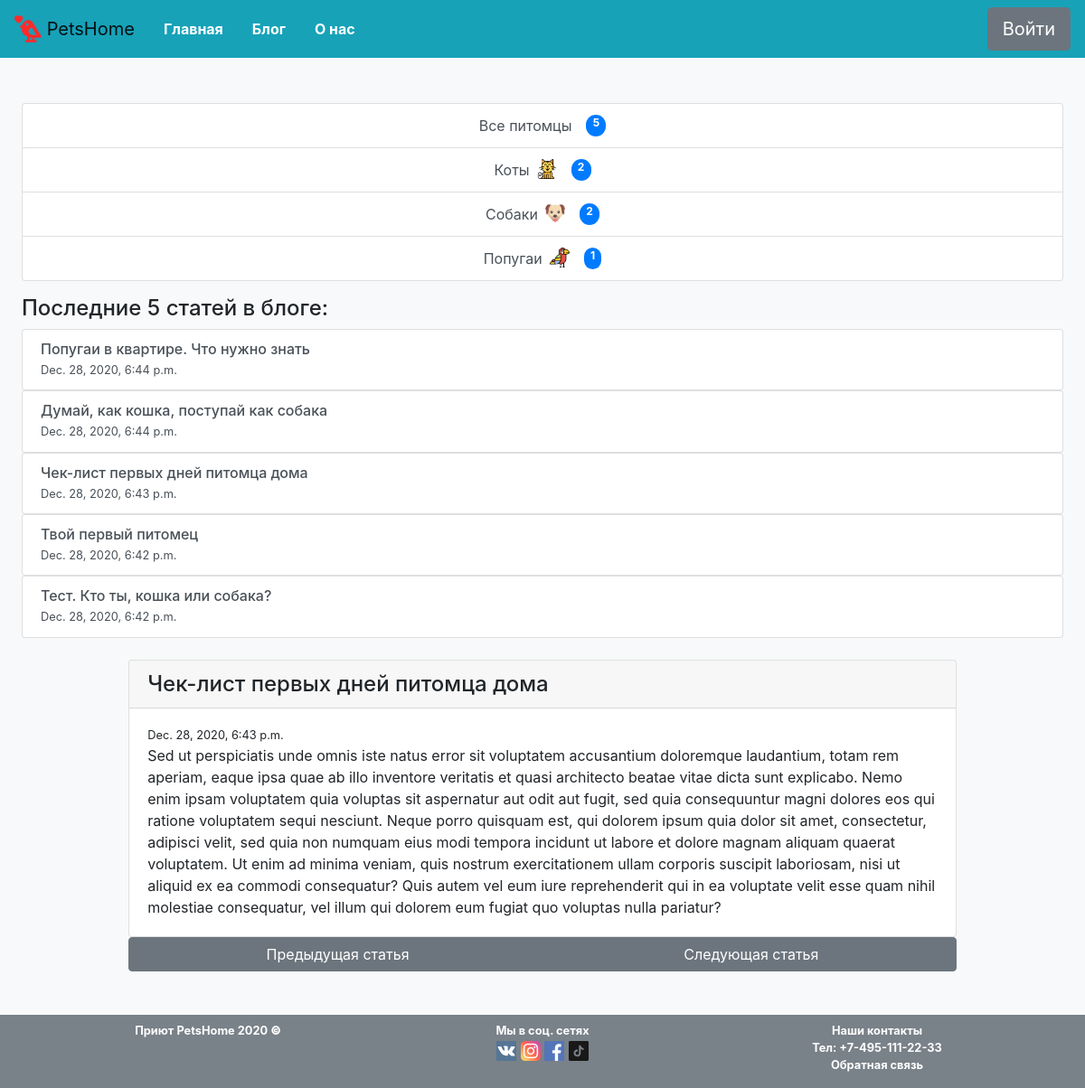
The app's page /blog/5 with its own data.
### pets/models.py (models this page shows, shortened)
class Animal (models.Model):
    CAT = 'Коты'
    DOG = 'Собаки'
    PARROT = 'Попугаи'
    ANIMAL_TYPE = [
        (CAT,'Коты'),
        (DOG, 'Собаки'),
        (PARROT, 'Попугаи'),
    ]
    type = models.CharField(max_length= 30, choices=ANIMAL_TYPE, verbose_name='Тип животного')
    icon = models.ImageField(upload_to='animal_icons/%Y/%m/%d', blank=True, verbose_name='Иконка животного')
    slug = models.SlugField(default='', unique=True)

class Pet (models.Model):
    MALE = 'Мальчик'
    FEMALE = 'Девочка'
    PET_SEX = [
        (MALE,'Мальчик'),
        (FEMALE, 'Девочка'),
    ]
    nickname = models.CharField(max_length=80, verbose_name='Кличка питомца')
    sex = models.CharField (max_length = 10, choices= PET_SEX, verbose_name='Пол питомца')
    breed = models.ForeignKey(Breed, on_delete= models.CASCADE, verbose_name='Порода питомца')
    description = models.TextField(verbose_name='Описание')
    date_enter = models.DateField(default=datetime.date.today(), verbose_name='Дата поступления')
    type = models.ForeignKey(Animal, on_delete=models.CASCADE, verbose_name='Тип питомца')
    year = models.SmallIntegerField(verbose_name='Возраст питомца')
    photo = models.ImageField(upload_to='pet_images/%Y/%m/%d', blank=True, verbose_name='Фото питомца')
    like = models.SmallIntegerField (default=0, verbose_name='Лайки')
    vetpasport = models.BooleanField(default= False,verbose_name='Наличие ветпаспорта у питомца')

class Blog (models.Model):
    title = models.CharField(max_length= 200, verbose_name='Название статьи')
    date = models.DateTimeField(default=timezone.now, verbose_name='Дата опубликования')
    blogpost = models.TextField(verbose_name='Текст сообщения')
    small_decc = models.CharField(max_length = 50, blank=True, verbose_name='Короткий текст сообщения')

### pets/views.py (the view)
# urls.py: path('blog/<int:pk>', views.BlogDetailView.as_view(), name='blog'),
class BlogDetailView(DetailView):
    model = models.Blog
    template_name = 'blogpost.html'
    def get_context_data(self, **kwargs):
        context = super().get_context_data(**kwargs)
        context["animal"] = models.Animal.objects.all()
        context["pets_count"] = models.Pet.objects.all()
        context["blog5"] = models.Blog.objects.all().order_by('-pk')[:5]
        return context

### pets/templatetags/poll_extras.py (called while the page is built)
def add_plus(value):
    return int(value) + 1

def add_minus(value):
    return int(value) - 1

### pets/templates/blogpost.html
{% extends 'base.html' %}
{% load poll_extras %}
{% block main %}
    <div class="col-10 d-flex flex-column">
        <div class="card ">
            <h4 class="card-header">{{ object.title }}</h4>
            <div class="card-body">
                <small>{{object.date}}</small>
                <p class="card-text">{{object.blogpost}}</p>
            </div>
        </div>
        <div class="btn-group d-flex flex-row" role="group" aria-label="Basic example">
            <a href="/blog/{{ object.pk | add_minus }}" class="text-white btn btn-secondary">Предыдущая статья</a>
            <a href="/blog/{{ object.pk | add_plus }}" class="text-white btn btn-secondary">Следующая статья</a>
        </div>
    </div>
{% endblock %}

### pets/templates/base.html (shortened to what this page needs)
{% load static %}
<html lang="ru">
<head>
    {% block bootstrap_header %}
    <link rel="stylesheet" href="https://cdn.jsdelivr.net/npm/bootstrap@4.5.3/dist/css/bootstrap.min.css">
    {% endblock bootstrap_header %}
    <link rel="stylesheet" href='{% static "CSS\main.css" %}'>
</head>
<body>
    <header>
        <nav class="navbar navbar-expand-lg navbar-light bg-info d-flex flex-wrap">
            <a class="navbar-brand" href="/">
                <img src="{% static 'Images/love-birds2.png' %}" width="30" height="30" class="d-inline-block align-top " alt="">
                PetsHome
              </a>
            <div class="collapse navbar-collapse justify-content-center d-flex flex-wrap" >
                <ul class="nav mr-auto justify-content-center">
                    <li class="nav-item active">
                        <a class="nav-link text-white font-weight-bold" href="/">Главная<span class="sr-only">(current)</span></a>
                    </li>
                    <li class="nav-item">
                        <a class="nav-link text-white font-weight-bold" href="/blog/">Блог</a>
                    </li>
                    <li class="nav-item">
                        <a class="nav-link text-white font-weight-bold" href="/aboutus/">О нас</a>
                    </li>
                </ul>
                <form class="form-inline my-2 my-lg-0">
                    <button class="btn btn-secondary btn-lg my-2 my-sm-0" type="submit">Войти</button>
                </form>
            </div>
        </nav>
    </header>
    <main>
        <div class="row main-wrap mb-5 d-flex flex-wrap">
            <div class="col-2 menu-block-size">
                <div class="list-group mb-3">
                    <a href="/" class="list-group-item list-group-item-action d-flex justify-content-between ">
                      Все питомцы
                      <span class=" ml-3 badge badge-primary badge-pill">{{ pets_count|length }}</span>
                    </a>
                    {% for pet in animal %}
                    <a href="/pets/{{ pet.slug }}" id="{{ pet.type }}" class=" list-group-item list-group-item-action d-flex justify-content-between">
                    {{ pet.type }}
                        <img class="mr-3 ml-2" src='{{ pet.icon.url }}' style="height: 22px; width: 22px">
                        <span class="badge badge-primary badge-pill">{{ pet.pet_set.all|length }}</span>
                    {% endfor %}
                    </a>
                </div>
                <div class="mb-4">
                    <h4 class="h4">Последние 5 статей в блоге:</h4>
                    {% for blog in blog5  %}
                    <div class="list-group">
                        <a href="/blog/{{ blog.pk }}" class="list-group-item list-group-item-action flex-column align-items-start">
                        <div class="d-flex w-100 flex-column">
                            <h6 class="h6 mb-1">{{ blog.title }}</h6>
                            <small>{{ blog.date }}</small>
                        </div>
                        </a>
                    </div>
                    {% endfor %}
                </div>
            </div>
            {% block main %}
            {% endblock %}
        </div>
    </main>
    <footer class="bg-secondary" style="opacity: 0.9;" >
        <div class="container footer-container d-flex flex-row flex-wrap pt-2 ">
            <small class="col-4 text-white text-center font-weight-bold footer-wrap-size mb-3">Приют PetsHome 2020 <strong>&copy;</strong></small>
            <div class="col-4 text-white text-center d-flex flex-column footer-wrap-size mb-3">
                <small class="text-white text-center font-weight-bold">Мы в соц. сетях</small>
                <div class="social ">
                    <a href="#"><img src="{% static 'Images\vk.svg' %}" style="height: 22px; width: 22px" alt='VK'></a>
                    <a href="#"><img src="{% static 'Images\instagram.svg' %}" style="height: 22px; width: 22px" alt='instagram'></a>
                    <a href="#"><img src="{% static 'Images\facebook.svg' %}" style="height: 22px; width: 22px" alt='facebook'></a>
                    <a href="#"><img src="{% static 'Images\tiktok.svg' %}" style="height: 22px; width: 22px" alt='tiktok'></a>
                </div>
            </div>
            <address class="col-4 d-flex flex-column footer-wrap-size mb-3">
                <small class="text-white text-center font-weight-bold">
                    Наши контакты</br>
                    Тел: +7-495-111-22-33</br>
                    <a href="mailto:#" class="text-white text-center">Обратная связь</a>
                </small>
            </address>
        </div>
    </footer>
</body>
</html>

### asset/CSS/main.css (style rules this page uses)
.main-wrap { margin-top: 50px; }
body { background-color: #F8F9FA; }
main { margin: 0 2vw; background-color:#F8F9FA; }
li { list-style-type: none; }
.menu-block-size { min-width: 200px; }
.footer-wrap-size { min-width: 168px; }
@media screen and (max-width: 1236px) { .col-2 { flex: 0 0 80%; max-width: 80%; margin: 0 auto; } }
@media screen and (max-width: 1236px) { .col-10 { flex: 0 0 80%; max-width: 80%; margin: 0 auto; } }
@media screen and (max-width: 1236px) { .menu-block-size { min-width: 100%; } }
@media screen and (max-width: 1236px) { .justify-content-between { justify-content: center!important } }

### records on screen
Animal: type "Коты", icon (picture), pet_set.all|length "2"
Animal: type "Собаки", icon (picture), pet_set.all|length "2"
Animal: type "Попугаи", icon (picture), pet_set.all|length "1"
Blog: title "Попугаи в квартире. Что нужно знать", date "Dec. 28, 2020, 6:44 p.m."
Blog: title "Думай, как кошка, поступай как собака", date "Dec. 28, 2020, 6:44 p.m."
Blog: title "Чек-лист первых дней питомца дома", date "Dec. 28, 2020, 6:43 p.m.", blogpost "Sed ut perspiciatis unde omnis iste natus error sit voluptatem accusantium doloremque laudantium, totam rem aperiam, eaque ipsa quae ab illo inventore veritatis et quasi architecto beatae vitae dicta sunt explicabo. Nemo enim ipsam voluptatem quia voluptas sit aspernatur aut odit aut fugit, sed quia consequuntur magni dolores eos qui ratione voluptatem sequi nesciunt. Neque porro quisquam est, qui dolorem ipsum quia dolor sit amet, consectetur, adipisci velit, sed quia non numquam eius modi tempora incidunt ut labore et dolore magnam aliquam quaerat voluptatem. Ut enim ad minima veniam, quis nostrum exercitationem ullam corporis suscipit laboriosam, nisi ut aliquid ex ea commodi…"
Blog: title "Твой первый питомец", date "Dec. 28, 2020, 6:42 p.m."
Blog: title "Тест. Кто ты, кошка или собака?", date "Dec. 28, 2020, 6:42 p.m."

### other values on screen
{{ pets_count|length }} "5"
